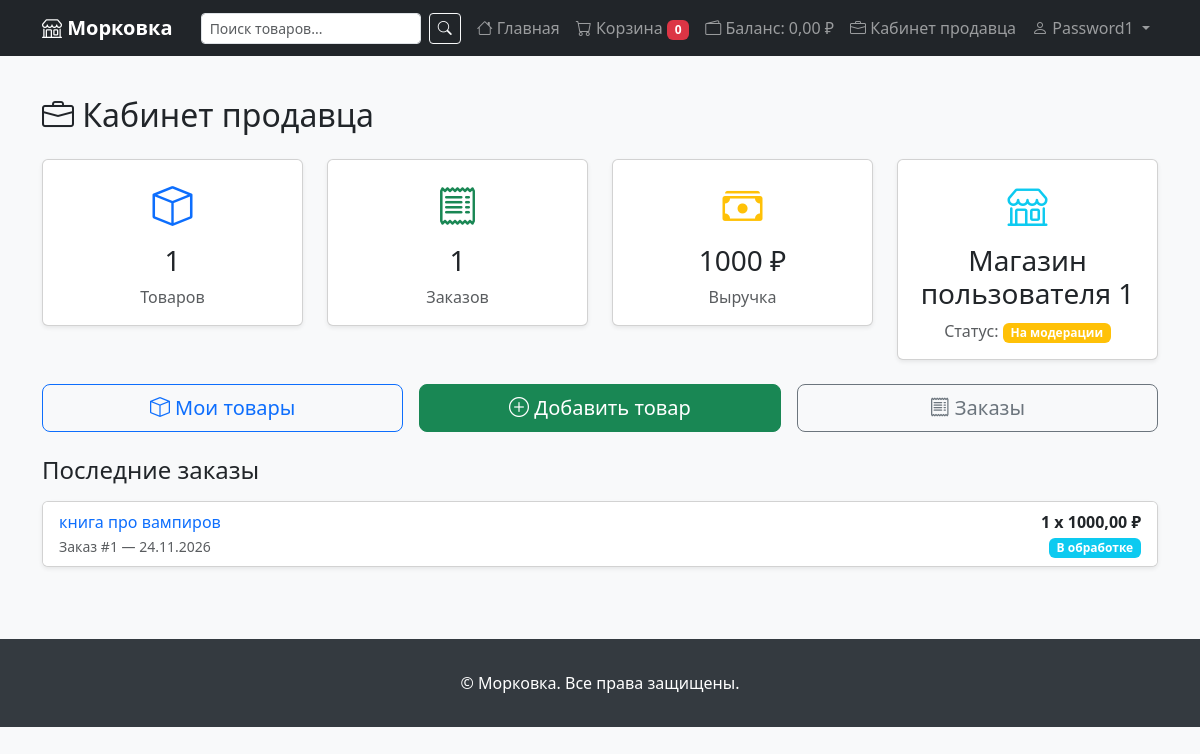
Page /vendors/dashboard/ (signed in) on the committed database.
### marketplace_project/users/models.py (models this page shows, shortened)
class CustomUser(AbstractUser):
    ROLE_CHOICES = (
        ('buyer', 'Покупатель'),
        ('seller', 'Продавец'),
    )
    role = models.CharField(
        max_length=10,
        choices=ROLE_CHOICES,
        default='buyer',
    )
    phone = models.CharField(max_length=20, blank=True, verbose_name='Телефон')
    address = models.TextField(blank=True, verbose_name='Адрес')
    avatar = models.ImageField(
        upload_to='avatars/',
        blank=True,
        null=True,
        verbose_name='Аватар',
    )
    balance = models.DecimalField(
        max_digits=10,
        decimal_places=2,
        default=0,
        verbose_name='Баланс',
    )
    created_at = models.DateTimeField(auto_now_add=True)
    updated_at = models.DateTimeField(auto_now=True)
    class Meta:
        verbose_name = 'Пользователь'
        verbose_name_plural = 'Пользователи'
    @property
    def is_seller(self):
        return self.role == 'seller'

class Vendor(models.Model):
    STATUS_CHOICES = (
        ('pending', 'На модерации'),
        ('active', 'Активен'),
        ('rejected', 'Отклонено'),
        ('suspended', 'Приостановлен'),
    )
    owner = models.OneToOneField(
        CustomUser,
        on_delete=models.CASCADE,
        related_name='vendor',
        limit_choices_to={'role': 'seller'},
    )
    name = models.CharField(max_length=200, verbose_name='Название магазина')
    slug = models.SlugField(max_length=200, unique=True, blank=True)
    description = models.TextField(blank=True, verbose_name='Описание')
    logo = models.ImageField(upload_to='vendors/', blank=True, null=True)
    email = models.EmailField(blank=True, verbose_name='Контактный email')
    phone = models.CharField(max_length=20, blank=True, verbose_name='Телефон')
    address = models.TextField(blank=True, verbose_name='Адрес магазина')
    status = models.CharField(
        max_length=10,
        choices=STATUS_CHOICES,
        default='pending',
    )
    rating = models.DecimalField(
        max_digits=3,
        decimal_places=2,
        default=0,
        verbose_name='Рейтинг',
    )
    created_at = models.DateTimeField(auto_now_add=True)
    updated_at = models.DateTimeField(auto_now=True)
    class Meta:
        verbose_name = 'Магазин'
        verbose_name_plural = 'Магазины'
        ordering = ['name']

### marketplace_project/orders/models.py (models this page shows, shortened)
class OrderItem(models.Model):
    order = models.ForeignKey(
        Order,
        on_delete=models.PROTECT,
        related_name='items',
        verbose_name='Заказ',
    )
    product = models.ForeignKey(
        'products.Product',
        on_delete=models.PROTECT,
        related_name='order_items',
        verbose_name='Товар',
    )
    vendor = models.ForeignKey(
        'users.Vendor',
        on_delete=models.PROTECT,
        verbose_name='Продавец',
    )
    quantity = models.PositiveIntegerField(verbose_name='Количество')
    price = models.DecimalField(
        max_digits=10,
        decimal_places=2,
        verbose_name='Цена за единицу',
    )
    class Meta:
        verbose_name = 'Позиция заказа'
        verbose_name_plural = 'Позиции заказа'

class Order(models.Model):
    STATUS_CHOICES = (
        ('new', 'Новый'),
        ('processing', 'В обработке'),
        ('shipped', 'Отправлен'),
        ('delivered', 'Доставлен'),
        ('cancelled', 'Отменён'),
    )
    user = models.ForeignKey(
        settings.AUTH_USER_MODEL,
        on_delete=models.PROTECT,
        related_name='orders',
        verbose_name='Покупатель',
    )
    status = models.CharField(
        max_length=20,
        choices=STATUS_CHOICES,
        default='new',
        verbose_name='Статус',
    )
    total_price = models.DecimalField(
        max_digits=10,
        decimal_places=2,
        default=0,
        verbose_name='Общая сумма',
    )
    shipping_address = models.TextField(verbose_name='Адрес доставки')
    shipping_phone = models.CharField(
        max_length=20,
        blank=True,
        verbose_name='Телефон для связи',
    )
    comment = models.TextField(
        blank=True,
        default='',
        verbose_name='Комментарий к заказу',
    )
    created_at = models.DateTimeField(auto_now_add=True)
    updated_at = models.DateTimeField(auto_now=True)
    class Meta:
        verbose_name = 'Заказ'
        verbose_name_plural = 'Заказы'
        ordering = ['-created_at']

### marketplace_project/products/models.py (models this page shows, shortened)
class Product(models.Model):
    name = models.CharField(max_length=200, verbose_name='Название')
    slug = models.SlugField(max_length=200, unique=True, blank=True)
    description = models.TextField(blank=True, verbose_name='Описание')
    price = models.DecimalField(
        max_digits=10,
        decimal_places=2,
        verbose_name='Цена',
    )
    stock = models.PositiveIntegerField(
        default=0,
        verbose_name='Остаток на складе',
    )
    image = models.ImageField(
        upload_to='products/',
        blank=True,
        null=True,
        verbose_name='Изображение',
    )
    is_active = models.BooleanField(default=True, verbose_name='Активен')
    created_at = models.DateTimeField(auto_now_add=True)
    updated_at = models.DateTimeField(auto_now=True)
    vendor = models.ForeignKey(
        'users.Vendor',
        on_delete=models.CASCADE,
        related_name='products',
        verbose_name='Продавец',
    )
    category = models.ForeignKey(
        Category,
        on_delete=models.SET_NULL,
        null=True,
        blank=True,
        related_name='products',
        verbose_name='Категория',
    )
    class Meta:
        verbose_name = 'Товар'
        verbose_name_plural = 'Товары'
        ordering = ['-created_at']
        indexes = [
            models.Index(fields=['slug']),
            models.Index(fields=['-created_at']),
            models.Index(fields=['is_active', '-created_at']),
        ]
    def get_absolute_url(self):
        return reverse('store:product_detail', kwargs={'slug': self.slug})

### marketplace_project/vendors/views.py (the view)
# urls.py: path('dashboard/', views.vendor_dashboard, name='dashboard'),
@login_required
def vendor_dashboard(request):
    vendor, created = Vendor.objects.get_or_create(owner=request.user)
    if created:
        messages.info(request, 'Ваш магазин создан. Ожидайте модерации.')
    total_products = vendor.products.count()
    total_orders = OrderItem.objects.filter(vendor=vendor).values('order').distinct().count()
    total_revenue = OrderItem.objects.filter(vendor=vendor).aggregate(
        total=Sum(F('price') * F('quantity'))
    )['total'] or 0
    recent_orders = OrderItem.objects.filter(
        vendor=vendor
    ).select_related('order').order_by('-order__created_at')[:10]
    return render(request, 'vendors/dashboard.html', {
        'vendor': vendor,
        'total_products': total_products,
        'total_orders': total_orders,
        'total_revenue': total_revenue,
        'recent_orders': recent_orders,
    })

### marketplace_project/vendors/templatetags/vendors_tags.py (called while the page is built)
@register.filter
def status_class(value):
    return STATUS_CLASSES.get(str(value), 'secondary')

### templates/vendors/dashboard.html (shortened to what this page needs)
{% extends 'base.html' %}
{% load vendors_tags %}
{% block content %}
<h2 class="mb-4"><i class="bi bi-briefcase"></i> Кабинет продавца</h2>
<div class="row g-4 mb-4">
    <div class="col-md-3">
        <div class="card text-center shadow-sm">
            <div class="card-body">
                <i class="bi bi-box fs-1 text-primary"></i>
                <h3 class="mt-2">{{ total_products }}</h3>
                <p class="text-muted mb-0">Товаров</p>
            </div>
        </div>
    </div>
    <div class="col-md-3">
        <div class="card text-center shadow-sm">
            <div class="card-body">
                <i class="bi bi-receipt fs-1 text-success"></i>
                <h3 class="mt-2">{{ total_orders }}</h3>
                <p class="text-muted mb-0">Заказов</p>
            </div>
        </div>
    </div>
    <div class="col-md-3">
        <div class="card text-center shadow-sm">
            <div class="card-body">
                <i class="bi bi-cash-stack fs-1 text-warning"></i>
                <h3 class="mt-2">{{ total_revenue }} ₽</h3>
                <p class="text-muted mb-0">Выручка</p>
            </div>
        </div>
    </div>
    <div class="col-md-3">
        <div class="card text-center shadow-sm">
            <div class="card-body">
                <i class="bi bi-shop fs-1 text-info"></i>
                <h3 class="mt-2">{{ vendor.name }}</h3>
                <p class="text-muted mb-0">Статус: <span class="badge bg-{{ vendor.status|status_class }}">{{ vendor.get_status_display }}</span></p>
            </div>
        </div>
    </div>
</div>
<div class="row g-3 mb-4">
    <div class="col-md-4">
        <a href="{% url 'vendors:product_list' %}" class="btn btn-outline-primary w-100 btn-lg">
            <i class="bi bi-box"></i> Мои товары
        </a>
    </div>
    <div class="col-md-4">
        <a href="{% url 'vendors:product_create' %}" class="btn btn-success w-100 btn-lg">
            <i class="bi bi-plus-circle"></i> Добавить товар
        </a>
    </div>
    <div class="col-md-4">
        <a href="{% url 'vendors:order_list' %}" class="btn btn-outline-secondary w-100 btn-lg">
            <i class="bi bi-receipt"></i> Заказы
        </a>
    </div>
</div>
<h4 class="mb-3">Последние заказы</h4>
{% if recent_orders %}
<div class="card shadow-sm">
    <div class="list-group list-group-flush">
        {% for item in recent_orders %}
        <div class="list-group-item d-flex justify-content-between">
            <div>
                <a href="{{ item.product.get_absolute_url }}" class="text-decoration-none">{{ item.product.name }}</a>
                <br>
                <small class="text-muted">Заказ #{{ item.order.id }} — {{ item.order.created_at|date:"d.m.Y" }}</small>
            </div>
            <div class="text-end">
                <strong>{{ item.quantity }} x {{ item.price }} ₽</strong>
                <br>
                <span class="badge bg-{{ item.order.status|status_class }}">
                    {{ item.order.get_status_display }}
                </span>
            </div>
        </div>
        {% endfor %}
    </div>
</div>
{% else %}
<p class="text-muted">Заказов пока нет.</p>
{% endif %}
{% endblock %}

### templates/base.html (shortened to what this page needs)
<!DOCTYPE html>
<html lang="ru">
<head>
    <link href="https://cdn.jsdelivr.net/npm/bootstrap@5.3.3/dist/css/bootstrap.min.css" rel="stylesheet">
    <link href="https://cdn.jsdelivr.net/npm/bootstrap-icons@1.11.3/font/bootstrap-icons.min.css" rel="stylesheet">
</head>
<body>
    <nav class="navbar navbar-expand-lg navbar-dark bg-dark">
        <div class="container">
            <a class="navbar-brand" href="{% url 'store:home' %}">
                <i class="bi bi-shop"></i> Морковка
            </a>
            <div class="collapse navbar-collapse" id="navbarMain">
                <form class="d-flex ms-auto me-2" action="{% url 'store:search' %}" method="GET">
                    <input class="form-control form-control-sm me-2" type="search" name="q"
                           placeholder="Поиск товаров..." value="{{ request.GET.q|default:'' }}">
                    <button class="btn btn-outline-light btn-sm" type="submit">
                        <i class="bi bi-search"></i>
                    </button>
                </form>
                <ul class="navbar-nav">
                    <li class="nav-item">
                        <a class="nav-link" href="{% url 'store:home' %}">
                            <i class="bi bi-house"></i> Главная
                        </a>
                    </li>
                    <li class="nav-item">
                        <a class="nav-link" href="{% url 'cart:summary' %}">
                            <i class="bi bi-cart"></i> Корзина
                            {% if request.session.session_key %}
                            <span class="badge bg-danger" id="cart-count">{{ cart.total_items|default:0 }}</span>
                            {% endif %}
                        </a>
                    </li>
                    {% if user.is_authenticated %}
                    <li class="nav-item">
                        <a class="nav-link" href="{% url 'payments:topup' %}">
                            <i class="bi bi-wallet2"></i> Баланс: {{ user.balance|floatformat:2 }} ₽
                        </a>
                    </li>
                    {% if user.is_seller %}
                        <li class="nav-item">
                            <a class="nav-link" href="{% url 'vendors:dashboard' %}">
                                <i class="bi bi-briefcase"></i> Кабинет продавца
                            </a>
                        </li>
                        {% endif %}
                        <li class="nav-item dropdown">
                            <a class="nav-link dropdown-toggle" href="#" data-bs-toggle="dropdown">
                                <i class="bi bi-person"></i> {{ user.get_username }}
                            </a>
                        </li>
                    {% endif %}
                </ul>
            </div>
        </div>
    </nav>
    <main class="container py-4">
        {% block content %}{% endblock %}
    </main>
    <footer class="footer">
        <div class="container text-center">
            <p class="mb-0">&copy; Морковка. Все права защищены.</p>
        </div>
    </footer>
</body>
</html>

### templates/base.html (style rules this page uses)
body { background-color: #f8f9fa; }
.navbar-brand { font-weight: bold; }
.footer { background: #343a40; color: white; padding: 2rem 0; margin-top: 3rem; }

### rows in the picture
CustomUser: balance "0,00", get_username "Password1"
Vendor: name "Магазин пользователя 1", status "На модерации"
OrderItem: product.name "книга про вампиров", order.id "1", order.created_at "24.11.2026", quantity "1", price "1000,00", order.status "В обработке"

### other values in the picture
{{ cart.total_items|default:0 }} "0"
{{ total_products }} "1"
{{ total_orders }} "1"
{{ total_revenue }} "1000"
